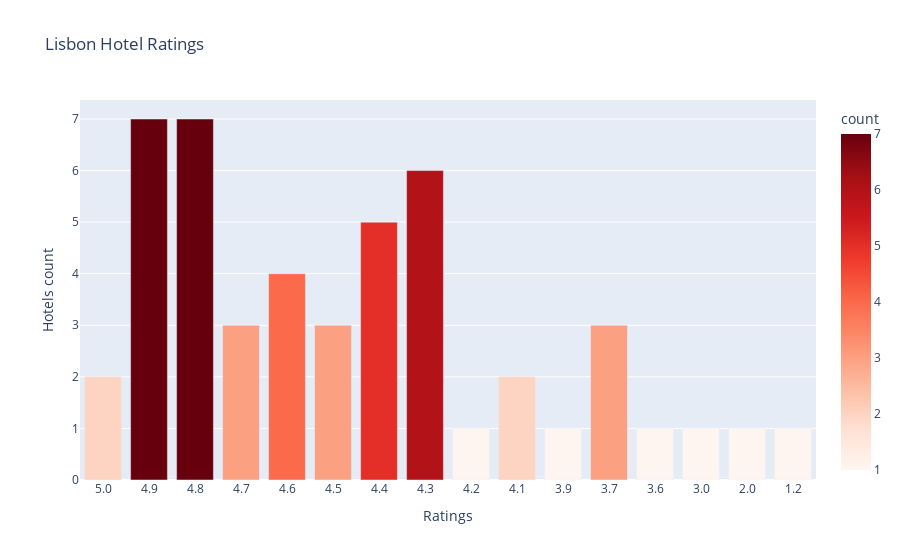

Notebook code cell kept with this figure:
### Markdown cell above
### Lisbon Hotel Ratings

### Code cell
from utils import lisbon_hotels

df_h = lisbon_hotels() 

# Count hotels per rating
rating_counts = df_h["rating"].value_counts().reset_index()
rating_counts.columns = ["rating", "count"]

# Sort ratings from high to low
rating_counts = rating_counts.sort_values("rating", ascending=False)

# Convert rating column to categorical with descending order
rating_counts["rating"] = rating_counts["rating"].astype(str)
rating_counts["rating"] = pd.Categorical(
    rating_counts["rating"],
    categories=rating_counts["rating"].tolist(),  # maintain descending order
    ordered=True
)

# Plot 
fig = px.bar(
    rating_counts,
    x="rating",
    y="count",
    color="count",
    color_continuous_scale="Reds",
    title="Lisbon Hotel Ratings" \
)

fig.update_layout(
    xaxis_title="Ratings",
    yaxis_title="Hotels count"
)

fig.show()

### Figure 1 — Plotly figure (JSON) as saved in the notebook; plotly's stock layout.template omitted (floating-point values rounded to 4 significant figures)
{"data": [{"hovertemplate": "rating=%{x}<br>count=%{marker.color}<extra></extra>", "legendgroup": "", "marker": {"color": [2, 7, 7, 3, 4, 3, 5, 6, 1, 2, 1, 3, 1, 1, 1, 1], "coloraxis": "coloraxis", "pattern": {"shape": ""}}, "name": "", "orientation": "v", "showlegend": false, "textposition": "auto", "type": "bar", "x": ["5.0", "4.9", "4.8", "4.7", "4.6", "4.5", "4.4", "4.3", "4.2", "4.1", "3.9", "3.7", "3.6", "3.0", "2.0", "1.2"], "xaxis": "x", "y": [2, 7, 7, 3, 4, 3, 5, 6, 1, 2, 1, 3, 1, 1, 1, 1], "yaxis": "y"}], "layout": {"barmode": "relative", "coloraxis": {"colorbar": {"title": {"text": "count"}}, "colorscale": [[0, "rgb(255,245,240)"], [0.125, "rgb(254,224,210)"], [0.25, "rgb(252,187,161)"], [0.375, "rgb(252,146,114)"], [0.5, "rgb(251,106,74)"], [0.625, "rgb(239,59,44)"], [0.75, "rgb(203,24,29)"], [0.875, "rgb(165,15,21)"], [1, "rgb(103,0,13)"]]}, "legend": {"tracegroupgap": 0}, "title": {"text": "Lisbon Hotel Ratings"}, "xaxis": {"anchor": "y", "domain": [0, 1], "title": {"text": "Ratings"}}, "yaxis": {"anchor": "x", "domain": [0, 1], "title": {"text": "Hotels count"}}}}
